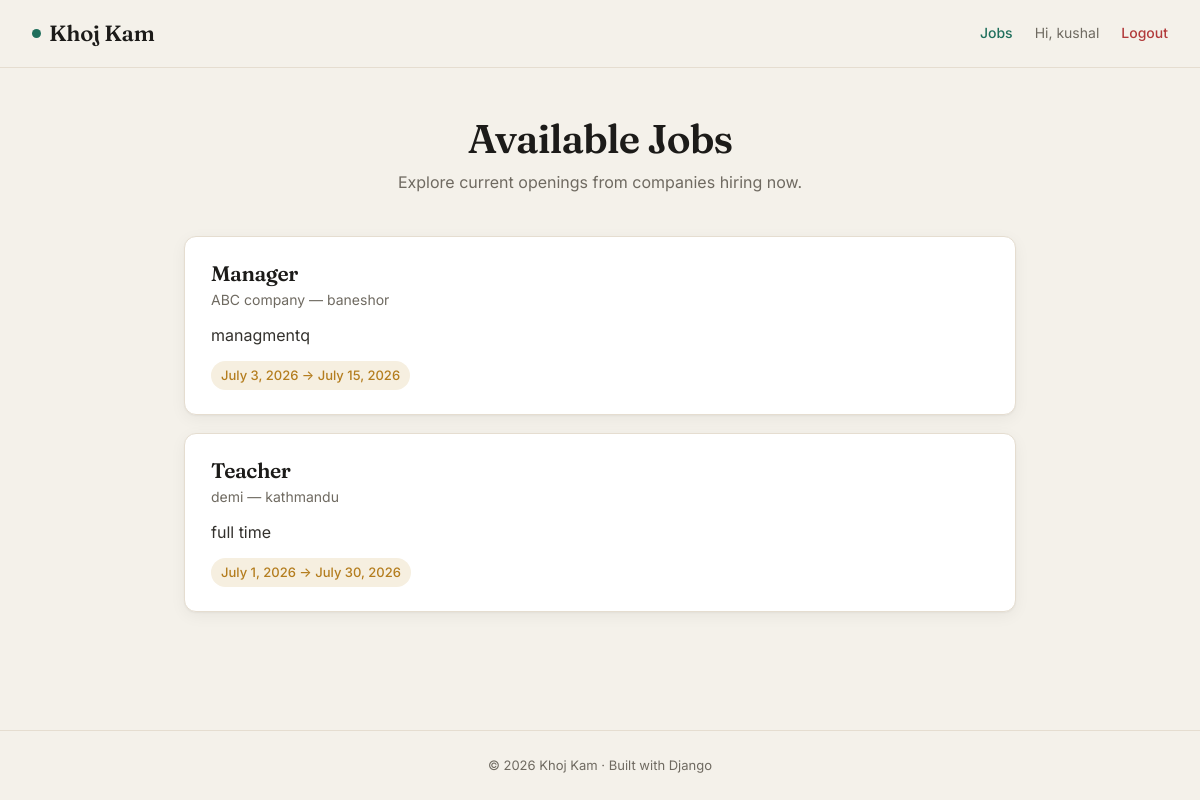
The app's page /jobs/ (signed in), older data.
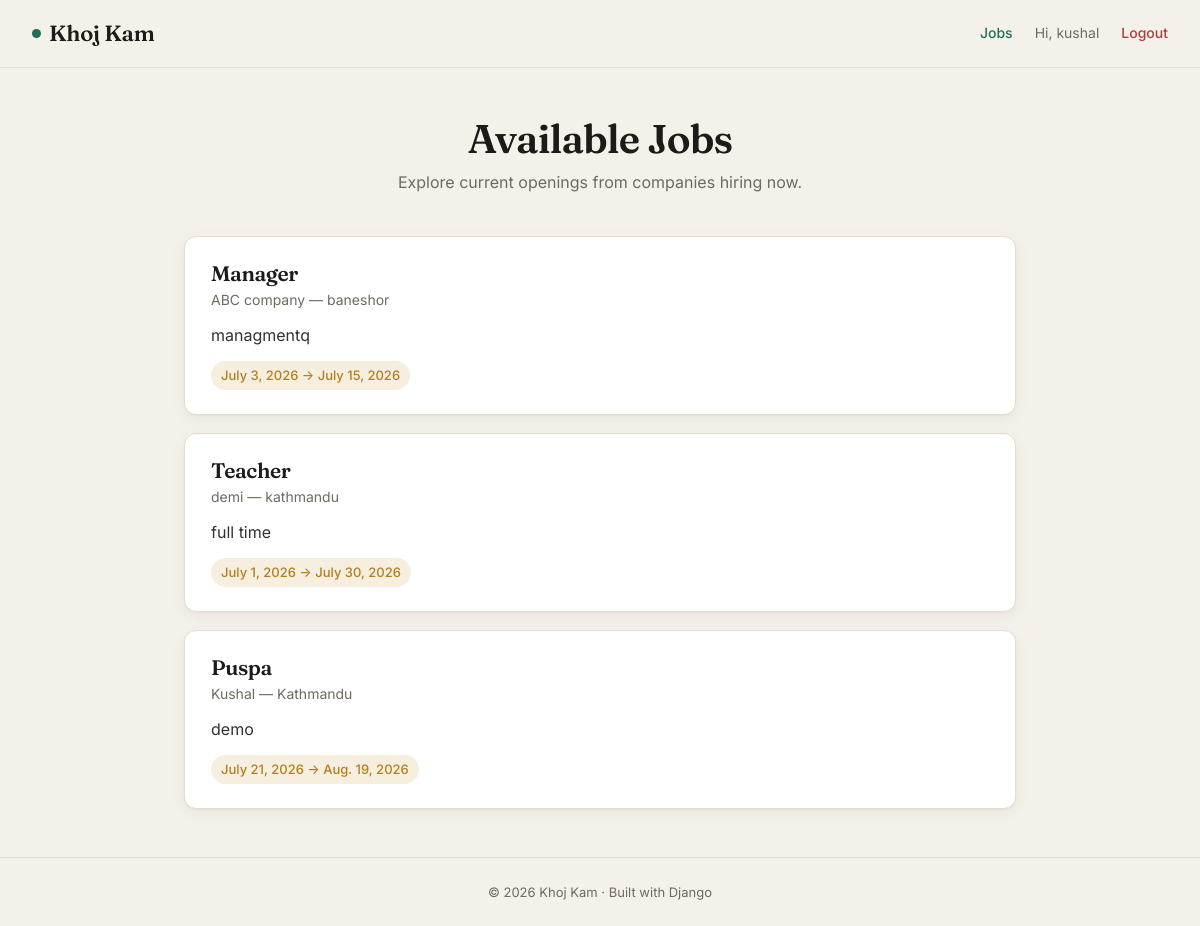
The same page, newer data.
### portal/models.py (models this page shows, shortened)
class Job(models.Model):
    title = models.CharField(max_length=100)
    start_date = models.DateField()
    end_date = models.DateField()
    description = models.TextField()
    company = models.ForeignKey(Company, on_delete=models.CASCADE, related_name='jobs')

class Company(models.Model):
    name = models.CharField(max_length=100)
    logo = models.ImageField(upload_to='company_logos/', blank=True, null=True)
    location = models.CharField(max_length=100)
    contact_no = models.CharField(max_length=10)

### jobportal/urls.py (the view)
# urls.py: path("jobs/", jobs, name="jobs"),
@login_required(login_url="login")
def jobs(request):
    jobs = Job.objects.all()
    return render(request, "jobs.html", {"jobs": jobs})

### jobportal/templates/jobs.html (shortened to what this page needs)
{% extends "base.html" %}
{% block content %}
<div class="container">
    <h1 class="page-title">Available Jobs</h1>
    <p class="page-sub">Explore current openings from companies hiring now.</p>
    <div class="grid">
        {% for job in jobs %}
            <div class="card">
                <h3><a href="{% url 'job_detail' job.id %}">{{ job.title }}</a></h3>
                <p class="meta">{{ job.company.name }} — {{ job.company.location }}</p>
                <p class="desc">{{ job.description }}</p>
                <span class="tag">{{ job.start_date }} → {{ job.end_date }}</span>
            </div>
        {% empty %}
            <p class="empty">No jobs posted yet.</p>
        {% endfor %}
    </div>
</div>
{% endblock %}

### jobportal/templates/base.html (shortened to what this page needs)
<!DOCTYPE html>
<html lang="en">
<head>
</head>
<body>
    <header class="site-header">
        <a href="{% url 'home' %}" class="brand"><span class="dot"></span>Khoj Kam</a>
        <nav class="nav-links">
            <a href="{% url 'jobs' %}">Jobs</a>
            {% if user.is_authenticated %}
                <span class="user">Hi, {{ user.username }}</span>
                <a href="{% url 'logout' %}" class="logout">Logout</a>
            {% else %}
                <a href="{% url 'login' %}">Login</a>
                <a href="{% url 'register' %}">Register</a>
            {% endif %}
        </nav>
    </header>
    <main>
        {% block content %}{% endblock %}
    </main>
    <footer class="site-footer">
        © 2026 Khoj Kam · Built with Django
    </footer>
</body>
</html>

### jobportal/templates/base.html (style rules this page uses)
:root { --bg: #f4f1ea; --surface: #ffffff; --ink: #1c1b19; --muted: #6f6a61; --line: #e5ddd0; --accent: #1f6f5c; --accent-hover: #185848; --amber: #b47d1e; --danger: #b23b3b; --radius: 12px; --shadow: 0 1px 2px rgba(28,27,25,.04), 0 4px 16px rgba(28,27,25,.05); --serif: "Fraunces", Georgia, serif; --sans: "Inter", -apple-system, BlinkMacSystemFont, sans-serif; }
* { box-sizing: border-box; margin: 0; padding: 0; }
body { font-family: var(--sans); background: var(--bg); color: var(--ink); line-height: 1.6; min-height: 100vh; display: flex; flex-direction: column; -webkit-font-smoothing: antialiased; }
a { color: var(--accent); text-decoration: none; }
.site-header { position: sticky; top: 0; z-index: 50; display: flex; align-items: center; justify-content: space-between; padding: 16px 32px; background: rgba(244,241,234,.85); backdrop-filter: blur(10px); border-bottom: 1px solid var(--line); }
.brand { font-family: var(--serif); font-weight: 600; font-size: 22px; color: var(--ink); letter-spacing: -.01em; display: flex; align-items: center; gap: 8px; }
.brand .dot { width: 9px; height: 9px; border-radius: 50%; background: var(--accent); display: inline-block; }
.nav-links { display: flex; align-items: center; gap: 22px; font-size: 14px; }
.nav-links .user { color: var(--muted); }
.nav-links .logout { color: var(--danger); }
.nav-links a { font-weight: 500; }
.container { width: 100%; max-width: 880px; margin: 0 auto; padding: 48px 24px; flex: 1; }
main { flex: 1; display: flex; flex-direction: column; }
h1, h2, h3 { font-family: var(--serif); font-weight: 600; letter-spacing: -.02em; line-height: 1.15; }
.page-title { font-size: 40px; text-align: center; margin-bottom: 8px; }
.page-sub { text-align: center; color: var(--muted); margin-bottom: 40px; }
.grid { display: grid; gap: 18px; }
.card { background: var(--surface); border: 1px solid var(--line); border-radius: var(--radius); padding: 24px 26px; box-shadow: var(--shadow); transition: transform .15s ease, box-shadow .15s ease; }
.card h3 { font-size: 21px; margin-bottom: 4px; }
.card h3 a { color: var(--ink); }
.meta { color: var(--muted); font-size: 14px; }
.desc { margin: 12px 0; color: #33312d; }
.tag { display: inline-flex; align-items: center; gap: 6px; font-size: 13px; color: var(--amber); font-weight: 500; background: #f6efe0; padding: 4px 10px; border-radius: 999px; }
.site-footer { border-top: 1px solid var(--line); padding: 24px 32px; text-align: center; color: var(--muted); font-size: 13px; }

Row changes from the older to the newer data that the page shows:
added Job: title "Puspa", company.name "Kushal", company.location "Kathmandu", description "demo", start_date "July 21, 2026", end_date "Aug. 19, 2026"
